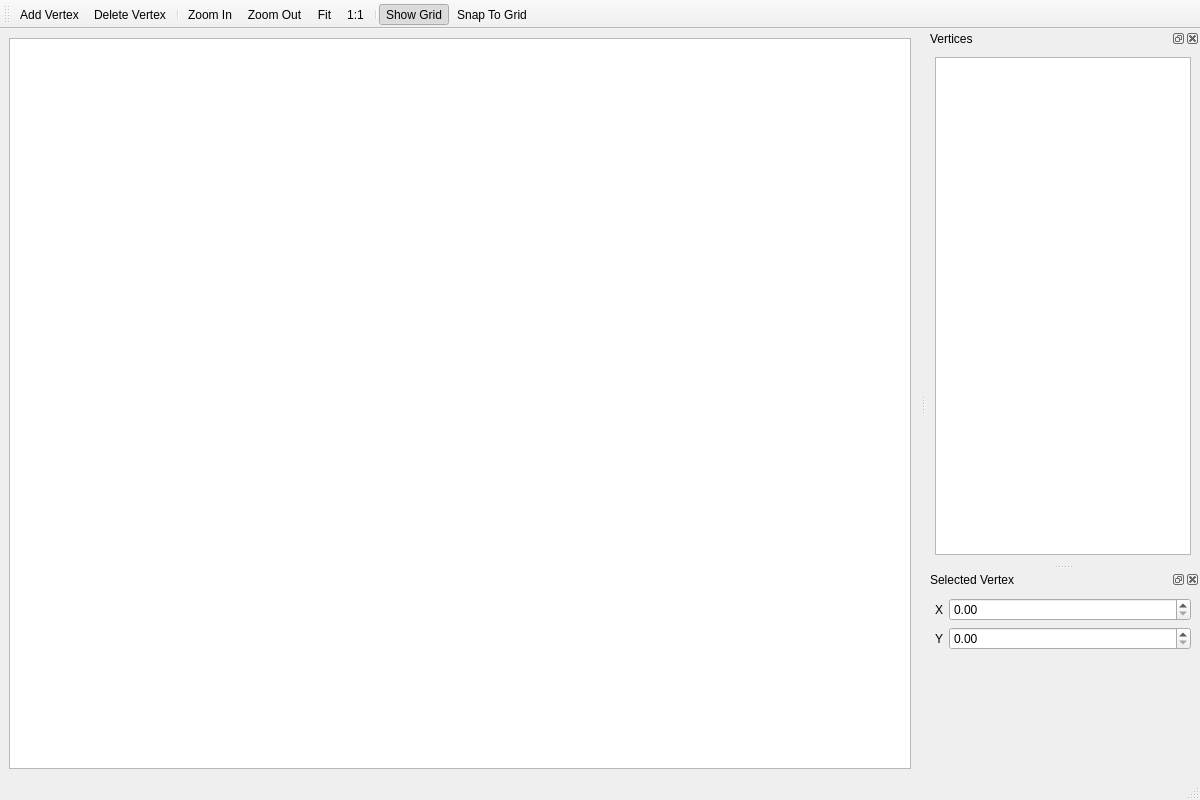
<?xml version="1.0" encoding="UTF-8"?>
<ui version="4.0">
 <class>PipeProfileEditorWindow</class>

 <widget class="QMainWindow" name="PipeProfileEditorWindow">

  <property name="geometry">
   <rect>
    <x>0</x>
    <y>0</y>
    <width>1200</width>
    <height>800</height>
   </rect>
  </property>

  <property name="windowTitle">
   <string>Pipe Profile Editor</string>
  </property>

  <widget class="QWidget" name="centralwidget">
   <layout class="QVBoxLayout" name="verticalLayout">

    <item>
     <widget class="QGraphicsView" name="graphicsView"/>
    </item>

   </layout>
  </widget>

  <widget class="QToolBar" name="toolBar">
   <property name="windowTitle">
    <string>Tools</string>
   </property>

   <addaction name="actionAddVertex"/>
   <addaction name="actionDeleteVertex"/>
   <addaction name="separator"/>

   <addaction name="actionZoomIn"/>
   <addaction name="actionZoomOut"/>
   <addaction name="actionFit"/>
   <addaction name="actionZoom100"/>

   <addaction name="separator"/>

   <addaction name="actionShowGrid"/>
   <addaction name="actionSnapToGrid"/>
  </widget>

  <widget class="QDockWidget" name="dockVertices">
   <property name="windowTitle">
    <string>Vertices</string>
   </property>

   <attribute name="dockWidgetArea">
    <number>2</number>
   </attribute>

   <widget class="QWidget" name="dockWidgetContents">
    <layout class="QVBoxLayout" name="dockLayout">

     <item>
      <widget class="QTableWidget" name="tblVertices"/>
     </item>

    </layout>
   </widget>
  </widget>

  <widget class="QDockWidget" name="dockProperties">
   <property name="windowTitle">
    <string>Selected Vertex</string>
   </property>

   <attribute name="dockWidgetArea">
    <number>2</number>
   </attribute>

   <widget class="QWidget" name="dockPropertiesContents">
    <layout class="QFormLayout" name="formLayout">

     <item row="0" column="0">
      <widget class="QLabel" name="labelX">
       <property name="text">
        <string>X</string>
       </property>
      </widget>
     </item>

     <item row="0" column="1">
      <widget class="QDoubleSpinBox" name="spnX"/>
     </item>

     <item row="1" column="0">
      <widget class="QLabel" name="labelY">
       <property name="text">
        <string>Y</string>
       </property>
      </widget>
     </item>

     <item row="1" column="1">
      <widget class="QDoubleSpinBox" name="spnY"/>
     </item>

    </layout>
   </widget>
  </widget>

  <widget class="QStatusBar" name="statusbar"/>

  <action name="actionAddVertex">
   <property name="text">
    <string>Add Vertex</string>
   </property>
  </action>

  <action name="actionDeleteVertex">
   <property name="text">
    <string>Delete Vertex</string>
   </property>
  </action>

  <action name="actionZoomIn">
   <property name="text">
    <string>Zoom In</string>
   </property>
  </action>

  <action name="actionZoomOut">
   <property name="text">
    <string>Zoom Out</string>
   </property>
  </action>

  <action name="actionFit">
   <property name="text">
    <string>Fit</string>
   </property>
  </action>

  <action name="actionZoom100">
   <property name="text">
    <string>1:1</string>
   </property>
  </action>

  <action name="actionShowGrid">
   <property name="text">
    <string>Show Grid</string>
   </property>
   <property name="checkable">
    <bool>true</bool>
   </property>
   <property name="checked">
    <bool>true</bool>
   </property>
  </action>

  <action name="actionSnapToGrid">
   <property name="text">
    <string>Snap To Grid</string>
   </property>
   <property name="checkable">
    <bool>true</bool>
   </property>
  </action>

 </widget>

 <resources/>
 <connections/>
</ui>
